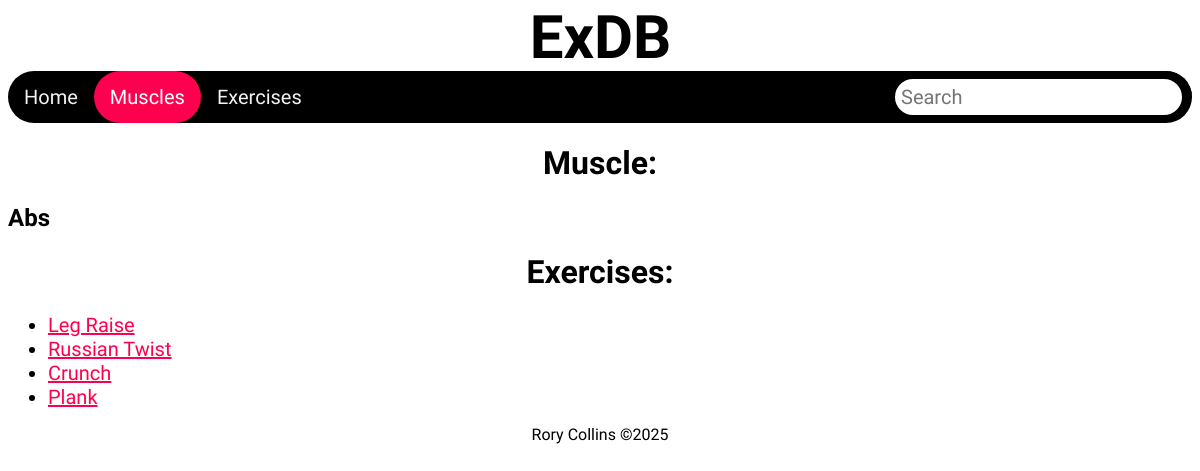
/muscle/1, run on an earlier commit of the app's database.
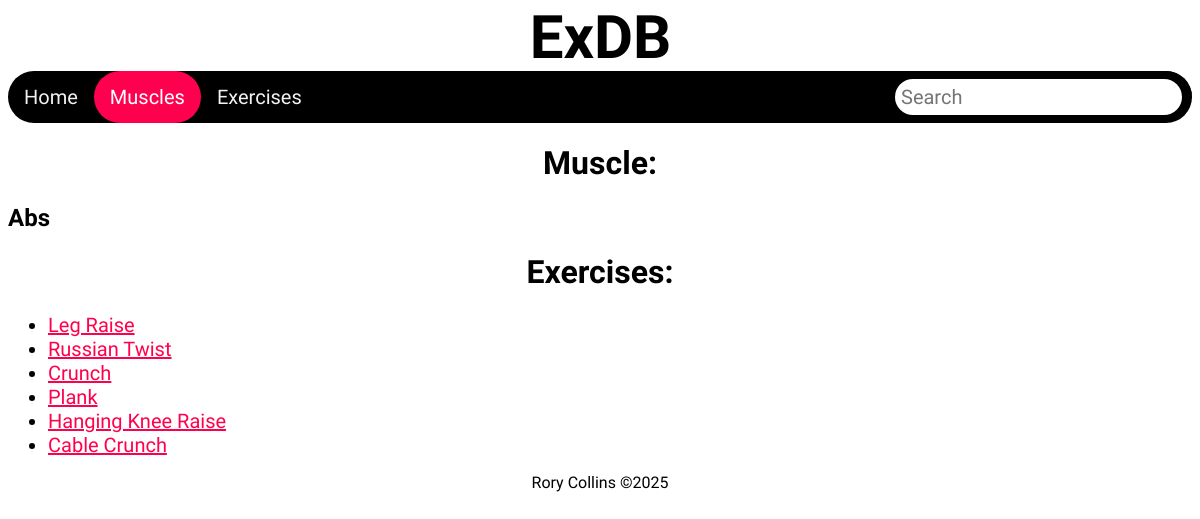
And on a later commit of the database.
### tables this page shows
CREATE TABLE Exercises (exercise_id INTEGER NOT NULL PRIMARY KEY AUTOINCREMENT, exercise_name TEXT NOT NULL, muscle_id INTEGER REFERENCES Muscles (muscle_id), image_id TEXT REFERENCES Images (image_id), FOREIGN KEY (muscle_id) REFERENCES Muscles (muscle_id));

### routes.py (the view)
@app.route("/muscle/<int:id>")
def muscle_exercises(id):
    conn = sqlite3.connect('fitness.db')
    cur = conn.cursor()
    cur.execute("SELECT muscle_name FROM Muscles WHERE muscle_id = ?", (id,))
    muscle = cur.fetchone()
    cur.execute("SELECT exercise_id, exercise_name FROM Exercises WHERE muscle_id = ?", (id,))
    exercises = cur.fetchall()
    title = 'Muscles - ' + str(muscle[0])
    conn.close()
    return render_template('muscle_exercises.html', title=title, muscle=muscle, exercises=exercises)

### templates/muscle_exercises.html
{% extends 'layout.html' %}
{% block content %}
<div class="topnav">
  <a href="/">Home</a>
  <a class="active" href="/all_muscles">Muscles</a>
  <a href="/all_exercises">Exercises</a>
  <form action="{{ url_for('search') }}" method="get" class="topnav">
    <input type="text" name="query" placeholder="Search" required />
  </form>
</div>
<h1>Muscle:</h1>
<h2>{{ muscle[0] }}</h2>
<h1>Exercises:</h1>
<ul>
  {% for exercise in exercises %}
    <li><a href="/exercise/{{ exercise[0] }}">{{ exercise[1] }}</a></li>
  {% endfor %}
</ul>
{% endblock %}

What changed in the data, as far as the page shows it:
added Exercises: exercise_name "Hanging Knee Raise"
added Exercises: exercise_name "Cable Crunch"
